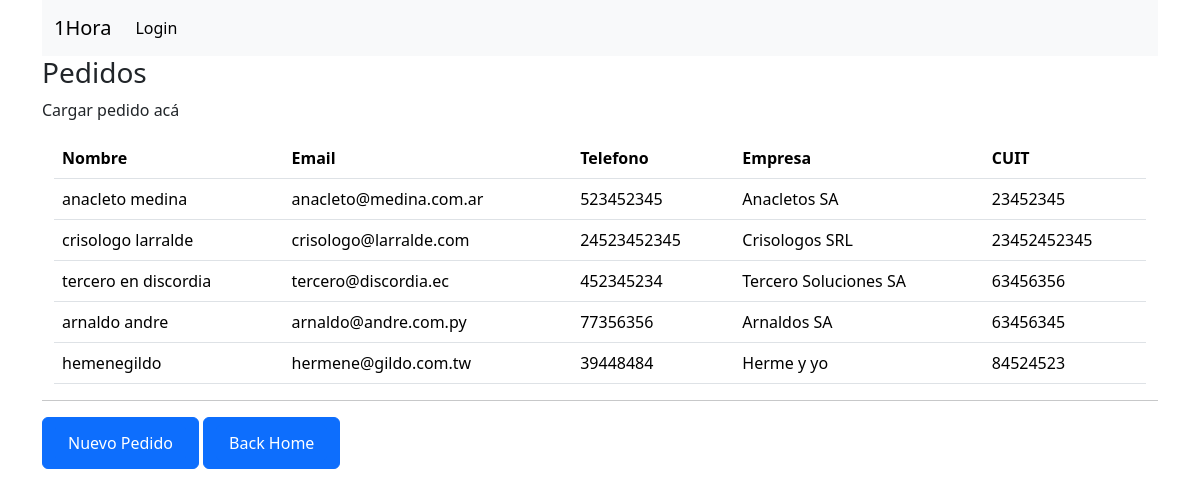
The app's page /pedidos/, older data.
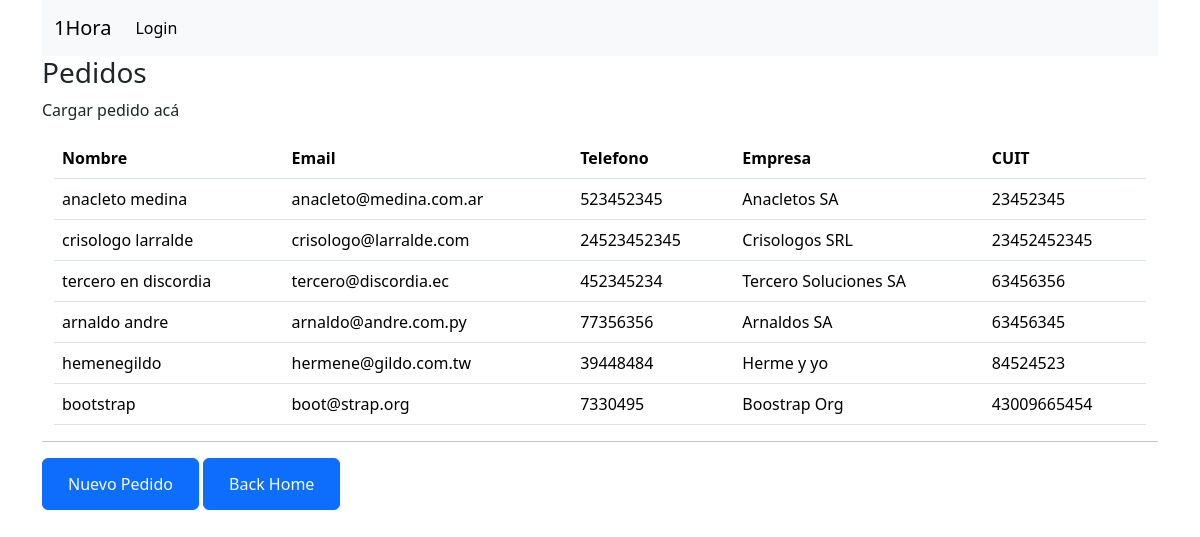
The same page, newer data.
### pedidos/models.py (models this page shows)
class Customer(models.Model):
    user = models.ForeignKey(User, on_delete=models.CASCADE, related_name='customer', default=1)
    name = models.CharField(max_length=30)
    email = models.EmailField()
    phone_number = models.IntegerField(default=0)
    company_name = models.CharField(max_length=30)
    company_tax_id = models.IntegerField(default=0)

### pedidos/views.py (the view)
# urls.py: path('pedidos/', views.customer_list_view, name='pedidos'),
def customer_list_view(request):
    customers = Customer.objects.all()
    context = {'customers': customers}
    return render(request, 'pedidos.html', context)

### pedidos/templates/pedidos.html
{% extends 'base.html' %}
{% block content %}
<h3>Pedidos</h3>
<p>Cargar pedido acá</p>
<div class="container">
  <table class="table">
      <thead>
        <tr>
          <th>Nombre</th>
          <th>Email</th>
          <th>Telefono</th>
          <th>Empresa</th>
          <th>CUIT</th>
        </tr>
      </thead>
      <tbody>
        {% for customer in customers %}
          <tr>
            <td>{{ customer.name }}</td>
            <td>{{ customer.email }}</td>
            <td>{{ customer.phone_number }}</td>
            <td>{{ customer.company_name }}</td>
            <td>{{ customer.company_tax_id }}</td>
          </tr>
        {% endfor %}
      </tbody>
    </table>
  </div>
  <hr>
  <button type="button" class="btn btn-primary">
    <a href="{% url 'home' %}" class="btn btn-primary">Nuevo Pedido</a>
  </button>
  <button type="button" class="btn btn-primary">
    <a href="{% url 'home' %}" class="btn btn-primary">Back Home</a>
  </button>
{% endblock %}

Row changes from the older to the newer data that the page shows:
added Customer: name "bootstrap", email "boot@strap.org", phone_number "7330495", company_name "Boostrap Org", company_tax_id "43009665454"
